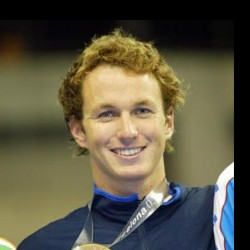
#> input picture Lab5/D35C72.jpg, 250 x 250 px
$ jupyter execute --allow-errors lab5.ipynb
#> lines starting #> are read from the running program, lines starting #| are printed output that depends on the picture; after the words box and inside, x2 and y2 are one past the last pixel; in counts of white or black regions, pixels touching at a corner belong together; long printed decimals are rounded
***FCIM.FIA - Fundamentals of Artificial Intelligence***

> **Lab 1:** *Learning* \\
> **Performed by:** *Dan, Hariton, group *FAF-211* \\
> **Verified by:** Elena Graur, asist. univ.

*Imports and Utils*

[cell 1]
import cv2
from PIL import Image
import matplotlib.pyplot as plt
import numpy as np
import pandas as pd
from torchvision import models
from tqdm import tqdm
from PIL import Image
import torch
import torch.nn as nn
import torch.nn.functional as F
#from torch.nn import functional as F
import torch.optim as  optim
import torchvision
import torchvision.transforms as transforms
from sklearn.model_selection import train_test_split

## Task 1
### Using OpenCV, write a function to blur an image. Adjust the parameters and explain your approach. Plot the initial image and the blurred one in the same plot using Matplotlib subplots.
### Using OpenCV, write a function to sharpen an image. Adjust the parameters and explain your approach. Plot the initial image and the sharpened one in the same plot using Matplotlib subplots.

[cell 2]
img = np.asarray(Image.open('D35C72.jpg'))
#> img is the input picture: shape (250, 250, 3); mean R, G, B 91.4, 86.6, 67

imgplot = plt.imshow(img)

Parameters:

src: It is the image whose is to be blurred.

ksize: A tuple representing the blurring kernel size.

dst: It is the output image of the same size and type as src.

anchor: It is a variable of type integer representing anchor point and it’s default value Point is (-1, -1) which means that the anchor is at the kernel center.

borderType: It depicts what kind of border to be added. It is defined by flags like cv2.BORDER_CONSTANT, cv2.BORDER_REFLECT, etc

Return Value: It returns an image.

[cell 3]
image = cv2.imread('D35C72.jpg')
# read in as a BGR image, not an RGB image.
image = cv2.cvtColor(image, cv2.COLOR_BGR2RGB)
ksize = (10, 10)

image_blur = cv2.blur(image, ksize)

fig = plt.figure(figsize=(10, 10))
plt.subplot(121)
plt.imshow(image)
plt.subplot(122)
plt.imshow(image_blur)

[cell 4]
def unsharp_mask(image, sigma=1.0, strength=1.5, kernel_size=(5, 5)):
    # Apply Gaussian blur with specified kernel size
#> called with sigma = 3, strength = 5.5, kernel_size = (7, 7)
    blurred = cv2.GaussianBlur(image, kernel_size, sigma)
    # Subtract the blurred image from the original
    sharpened = cv2.addWeighted(image, 1.0 + strength, blurred, -strength, 0)
    return sharpened

image = cv2.imread('D35C72.jpg')
image = cv2.cvtColor(image, cv2.COLOR_BGR2RGB)
sharpened_image = unsharp_mask(image, sigma=3.0, strength=5.5, kernel_size=(7, 7))


fig = plt.figure(figsize=(10, 10))
plt.subplot(121)
plt.imshow(image)
plt.subplot(122)
plt.imshow(sharpened_image)

## Task 2
### Implement a face detection system using OpenCV. The function should take as input one image, and output the result as the coordinates of the face in case the image contains a face. If the image does not contain any faces, return None. Assume that the image contains no more than one face.

[cell 5]
image = cv2.imread('images/7E0875.jpg')
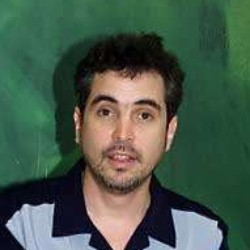
#> input picture Lab5/images/7E0875.jpg, 250 x 250 px
#> image is the input picture: shape (250, 250, 3); mean B, G, R 74.7, 89.6, 71.5
image.shape
#> Out = (250, 250, 3)

To improve computational efficiency, we first need to convert this image to grayscale before performing face detection on it:

[cell 6]
gray_image = cv2.cvtColor(image, cv2.COLOR_BGR2GRAY)
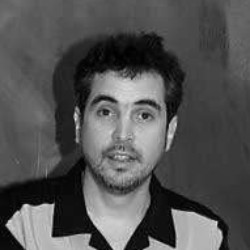
#> gray_image: shape (250, 250); min 0, max 227, mean 82.5
gray_image.shape
#> Out = (250, 250)

This method was first introduced in the paper Rapid Object Detection Using a Boosted Cascade of Simple Features, written by Paul Viola and Michael Jones.

The idea behind this technique involves using a cascade of classifiers to detect different features in an image. These classifiers are then combined into one strong classifier that can accurately distinguish between samples that contain a human face from those that don’t.

Load the pre-trained Haar Cascade classifier that is built into OpenCV

[cell 7]
face_classifier = cv2.CascadeClassifier(
    cv2.data.haarcascades + "haarcascade_frontalface_default.xml"
)

Let’s break down the methods and parameters specified in the above code:

detectMultiScale():
The detectMultiScale() method is used to identify faces of different sizes in the input image.

grey_image:
The first parameter in this method is called grey_image, which is the grayscale image we created previously.

scaleFactor:
This parameter is used to scale down the size of the input image to make it easier for the algorithm to detect larger faces. In this case, we have specified a scale factor of 1.1, indicating that we want to reduce the image size by 10%.

minNeighbors:
The cascade classifier applies a sliding window through the image to detect faces in it. You can think of these windows as rectangles.

Initially, the classifier will capture a large number of false positives. These are eliminated using the minNeighbors parameter, which specifies the number of neighboring rectangles that need to be identified for an object to be considered a valid detection.

To summarize, passing a small value like 0 or 1 to this parameter would result in a high number of false positives, whereas a large number could lead to losing out on many true positives.

The trick here is to find a tradeoff that allows us to eliminate false positives while also accurately identifying true positives.

minSize:
Finally, the minSize parameter sets the minimum size of the object to be detected. The model will ignore faces that are smaller than the minimum size specified.

[cell 8]
face = face_classifier.detectMultiScale(
    gray_image, scaleFactor=1.1, minNeighbors=5, minSize=(40, 40)
)
#> face = [[67, 69, 114, 114]]

[cell 9]
def findFace(path):
    image = cv2.imread(path)
    gray_image = cv2.cvtColor(image, cv2.COLOR_BGR2GRAY)
    face_classifier = cv2.CascadeClassifier(
        cv2.data.haarcascades + "haarcascade_frontalface_default.xml"
    )
    face = face_classifier.detectMultiScale(
        gray_image, scaleFactor=1.1, minNeighbors=5, minSize=(40, 40)
    )
    for (x, y, w, h) in face:
        return x, y, w, h
    if len(face) == 0:
        return None

[cell 10]
# findFace('flower.png')
# findFace('D35C72.jpg')
# findFace('image.png')

The face variable is an array with four values: the x and y axis in which the faces were detected, and their width and height. The above code iterates over the identified faces and creates a bounding box that spans across these measurements.

The parameter 0,255,0 represents the color of the bounding box, which is green, and 4 indicates its thickness.

[cell 11]
for (x, y, w, h) in face:
    cv2.rectangle(image, (x, y), (x + w, y + h), (0, 255, 0), 1)
#> this loop made 1 pass
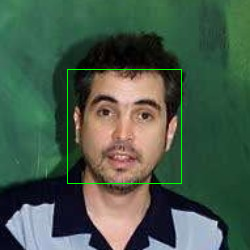
#> image: shape (250, 250, 3); 0.73% of pixels changed, all inside (x1, y1, x2, y2) = (67, 69, 182, 184)

[cell 12]
image_rgb = cv2.cvtColor(image, cv2.COLOR_BGR2RGB)

[cell 13]
plt.imshow(image_rgb)

[cell 14]
# [17 lines of commented-out code are left out]

## Task 3
### Implement a system that detects whether a photo is accepted for a passport or not, by using OpenCV. You can be creative in determining the optimal strategy, but the system should follow the provided requirements:
- the photo should be colour;
Hint: you can check that by comparing RGB values of all the pixels; if the image is a
greyscale image then (R=G=B) for each pixel
- the photo should be in portrait orientation or square (assume that the image given as
input is not rotated);
Hint: you can use image height and width ratio
- the eyes of the subject should be at the same level (with a max. error of 5 pixels);
- the photo should contain only one person;
- the head should represent 20% to 50% of the area of the photo;
- there are no requirements regarding the background of the photo.

[cell 15]
image = cv2.imread('D35C72.jpg')
image.shape
gray_image = cv2.cvtColor(image, cv2.COLOR_BGR2GRAY)
gray_image.shape
image_rgb = cv2.cvtColor(image, cv2.COLOR_BGR2RGB)

[cell 16]
eye_cascade = cv2.CascadeClassifier(cv2.data.haarcascades + 'haarcascade_eye.xml')

[cell 17]
face_roi = gray_image[y:y+h, x:x+w]
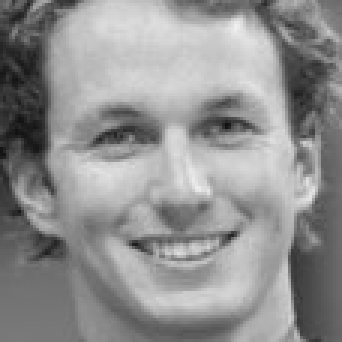
#> face_roi: shape (114, 114) (shown 3 times larger); min 18, max 240, mean 144.5

[cell 18]
eyes = eye_cascade.detectMultiScale(face_roi)
#> eyes = [[61, 29, 26, 26], [28, 34, 23, 23]]

[cell 19]
#Rectangle around eyes
for (ex, ey, ew, eh) in eyes:
     cv2.rectangle(image_rgb, (x+ex, y+ey), (x+ex+ew, y+ey+eh), (0, 255, 0), 1)
#> this loop made 2 passes
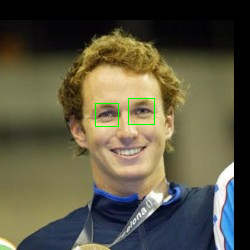
#> image_rgb: shape (250, 250, 3); 0.31% of pixels changed, all inside (x1, y1, x2, y2) = (95, 98, 155, 127)

[cell 20]
plt.imshow(image_rgb)

[cell 21]
for (ex, ey, ew, eh) in eyes:
    print(ex, ey, ew, eh)

[cell 22]
first_eye = eyes[0]
#> first_eye = [61, 29, 26, 26]
second_eye = eyes[1]
#> second_eye = [28, 34, 23, 23]


if abs(first_eye[1] - second_eye[1]) >= 5:
    print("Not Accepted")

[cell 23]
def isgray(img):
    if len(img.shape) < 3: return True
    if img.shape[2]  == 1: return True
    b,g,r = img[:,:,0], img[:,:,1], img[:,:,2]
    if (b==g).all() and (b==r).all(): return True
    return False

# isgray('flower.png')

[cell 24]
img = Image.open('imagetest.jpg')
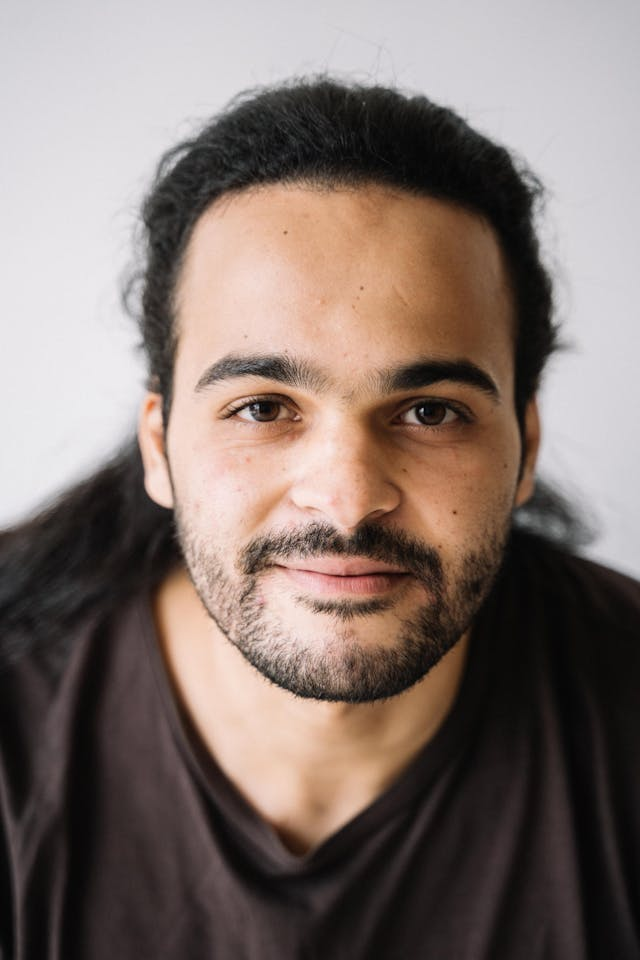
#> input picture Lab5/imagetest.jpg, 640 x 960 px
#> img is the input picture: PIL image 640x960 RGB; mean R, G, B 130.8, 116.3, 110.4

width = img.width
#> width = 640
height = img.height
#> height = 960

if width <= height:
    print('Image accepted')

[cell 25]
face = findFace('imagetest.jpg')
#> in findFace, `gray_image = cv2.cvtColor(image, cv2.COLOR_BGR2GRAY)`:
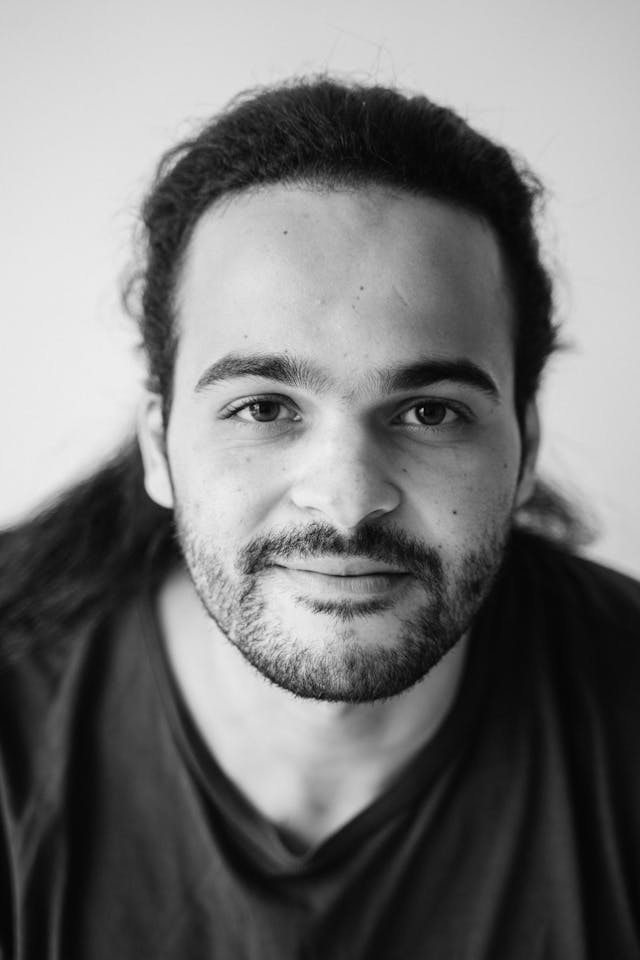
#> gray_image: shape (960, 640); min 1, max 240, mean 120
#> in findFace, `face = face_classifier.detectMultiScale( gray_image, scaleFactor=1.1, ..`: face = [[115, 230, 454, 454]]
#> the loop in findFace, `for (x, y, w, h) in face:` made 1 pass
#> face = (115, 230, 454, 454)
face_area = face[2] * face[3]
#> face_area = 206116
print(face[2], face[3], face_area)
#| 454 454 206116

[cell 26]
area = width * height
#> area = 614400
area
#> Out = 614400

So we already have the fun that find the face. As we need to see that the head proportion to the image in between 20% and 50% we will asume that the face is 75% of the frontal head space. Assuming that based on direct proportionality we need to adapt the initial valus with 30% to adapt the image rectangle for the head rectangle therefore the head would occupy between 17.5% and 57.5% using our find face fun

[cell 27]
def percentage(part, whole):
#> called with part = 206116, whole = 614400
  Percentage = 100 * float(part)/float(whole)
#> Percentage = 33.55
  print(Percentage, part, whole)
#| 33.548 206116 614400
  if Percentage > 50 or Percentage < 20:
    return False
  return True

percentage(face_area, area)
#> Out = True
# plt.imshow(img)

[cell 28]
def passportPhoto(path):
#> called with path = 'images/A02514.jpg'
    image = cv2.imread(path)
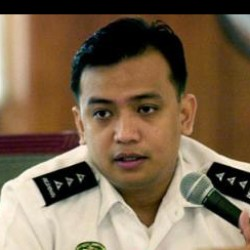
#> input picture Lab5/images/A02514.jpg, 250 x 250 px
#> image is the input picture: shape (250, 250, 3); mean B, G, R 78.9, 103.1, 124
    if isgray(image):
#> in isgray, `b,g,r = img[:,:,0], img[:,:,1], img[:,:,2]`:
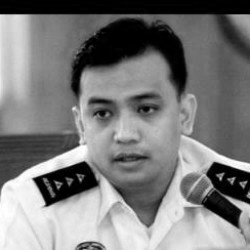
#> r: shape (250, 250); min 0, max 255, mean 124
        return "Not Accepted - Image is grayscale"
    gray_image = cv2.cvtColor(image, cv2.COLOR_BGR2GRAY)
#> gray_image: shape (250, 250)
    face_classifier = cv2.CascadeClassifier(
        cv2.data.haarcascades + "haarcascade_frontalface_default.xml"
    )
    eye_cascade = cv2.CascadeClassifier(cv2.data.haarcascades + 'haarcascade_eye.xml')
    face = face_classifier.detectMultiScale(
        gray_image, scaleFactor=1.1, minNeighbors=5, minSize=(40, 40)
    )
#> face = [[65, 62, 122, 122]]
    face_roi = gray_image[y:y+h, x:x+w]
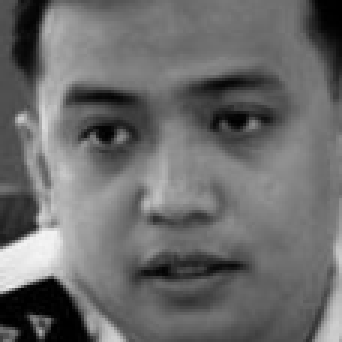
#> face_roi: shape (114, 114) (shown 3 times larger); min 0, max 245, mean 106.7
    eyes = eye_cascade.detectMultiScale(face_roi)
#> eyes = [[61, 23, 33, 33], [22, 31, 28, 28]]
    if len(eyes) != 2:
        return "Not Accepted - Number of eyes detected is not 2"
    first_eye = eyes[0]
#> first_eye = [61, 23, 33, 33]
    second_eye = eyes[1]
#> second_eye = [22, 31, 28, 28]
    if abs(first_eye[1] - second_eye[1]) >= 5:
        return "Not Accepted - Eyes are not at the same level"
    with Image.open(path) as img:
        width = img.width
        height = img.height
    if width > height:
        return "Not Accepted - Image is not in portrait or square"
    face = findFace(path)
    if face is None:
        return "Not Accepted - Face not present in the image"
    face_area = face[2] * face[3]
    area = width * height
    if percentage(face_area, area) == False:
        return "Not Accepted - Face area is not between 20% and 50% of the image area"
    return "Accepted"

passportPhoto('images/A02514.jpg')
